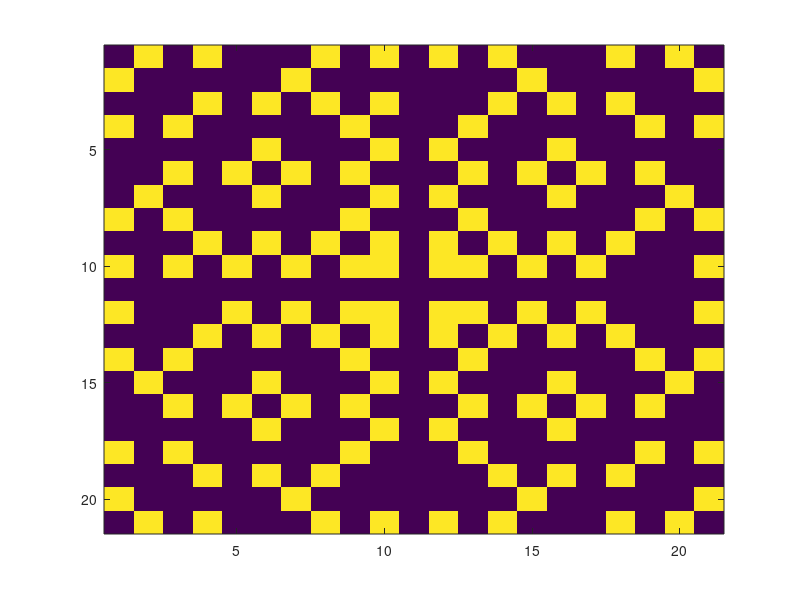

Source code (MATLAB):
function GaussianPrimes
size = 21
grid = zeros(size);

min = -floor(size/2)
max = floor(size/2)

for(i = min:max)
  for(j = min:max)
    if(i == 0 && isPrime(abs(j)) && mod(abs(j),4) == 3)
      grid((i+max),(j+max)) = 1;
      'found!'
    endif
    if(j == 0 && isPrime(abs(i)) && mod(abs(i),4) == 3)
      grid((i+max),(j+max)) = 1;
      'found!'
    endif
    if(i!= 0 && j!= 0)      
      if(isPrime(abs(i)^2 + abs(j)^2) == 1)
        grid((i+max+1),(j+max+1)) = 1;
        'found!'
      endif
    endif
  endfor
endfor

imagesc(grid)
'finished!'
   
    
    
function bool = isPrime(n)
  for(diviser = 2:n-1)
    if(mod(abs(n),diviser) == 0)
       bool = false;
       return
    endif
  endfor
  bool = true;
